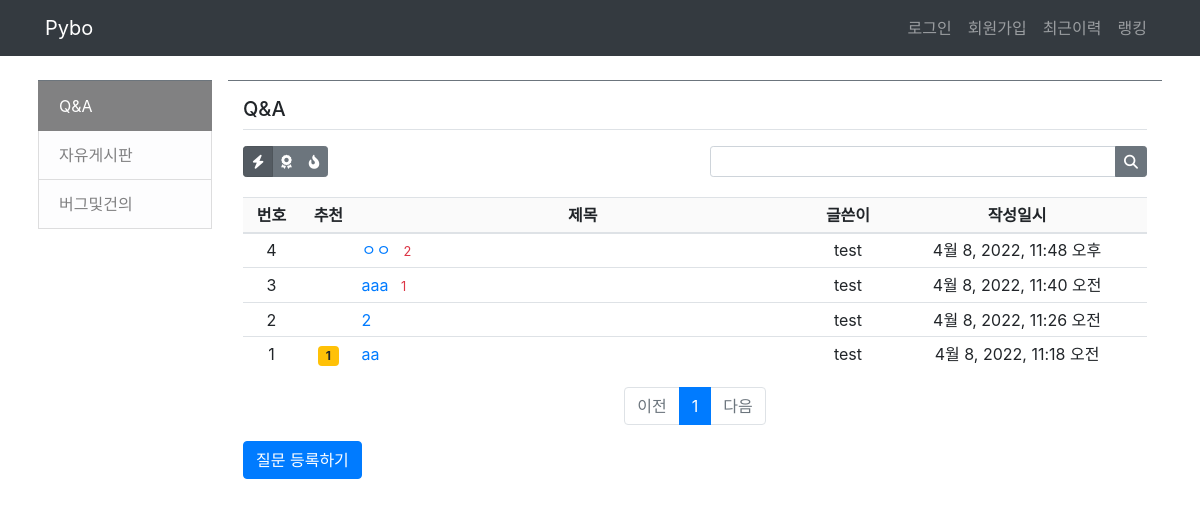
The page /pybo/question/list/ on the database its author committed.
### pybo/models.py (models this page shows, shortened)
class Category(models.Model):
    name = models.CharField(max_length=20, unique=True)
    description = models.CharField(max_length=200, null=True, blank=True)
    has_answer = models.BooleanField(default=True)  # 답변가능 여부

class Question(models.Model):
    class Meta:
        ordering = ['id']
    author = models.ForeignKey(User, on_delete=models.CASCADE, related_name='author_question')
    subject = models.CharField(max_length=200)
    content = models.TextField()
    create_date = models.DateTimeField(auto_now_add=True, blank=True)
    modify_date = models.DateTimeField(null=True, blank=True)
    voter = models.ManyToManyField(User, related_name='voter_question', blank=True)
    category = models.ForeignKey(Category, on_delete=models.CASCADE, related_name='category_question')
    view_count = models.IntegerField(null=True, blank=True, default=0)
    notice = models.BooleanField(default=False)  # 공지사항 여부
    def get_absolute_url(self):
        return reverse('pybo:detail', args=[self.id])

### pybo/views/base_views.py (the view, shortened to what this page needs)
# urls.py: path('', base_views.index, name='index'),  # '/' 에 해당되는 path
def index(request, category_name='qna'):
    page = request.GET.get('page', '1')  # 페이지
    kw = request.GET.get('kw', '')  # 검색어
    so = request.GET.get('so', 'recent')  # 정렬기준
    category = get_object_or_404(Category, name=category_name)
    _question_list = Question.objects.filter(category__name=category.name)
    _question_list = _question_list.annotate(
        num_voter=Count('voter', distinct=True)+Count('answer__voter', distinct=True),
        num_answer=Count('answer', distinct=True)+Count('comment', distinct=True)+Count('answer__comment', distinct=True))
    if so == 'recommend':
        _question_list = _question_list.order_by('-notice', '-num_voter', '-create_date')
    elif so == 'popular':
        _question_list = _question_list.order_by('-notice', '-num_answer', '-create_date')
    else:  # recent
        _question_list = _question_list.order_by('-notice', '-create_date')
    paginator = Paginator(_question_list, 10)  # 페이지당 10개씩 보여주기
    page_obj = paginator.get_page(page)
    context = {'category': category, 'question_list': page_obj, 'page': page, 'kw': kw, 'so': so}
    return render(request, 'pybo/question_list.html', context)

### pybo/templatetags/pybo_filter.py (called while the page is built)
@register.filter
def sub(value, arg):
    return value - arg

### templates/pybo/question_list.html (shortened to what this page needs)
{% extends 'base.html' %}
{% load pybo_filter %}
{% block content %}
<div class="container my-3">
    <h5 class="border-bottom pb-2 mb-3">{{ category.description }}</h5>
    <div class="row justify-content-between mb-3">
        <div class="col-6">
            <div class="btn-group" role="group">
                <button type="button" title="최신순" class="btn btn-sm btn-secondary so {% if so == 'recent' %}active{% endif %}" data-so="recent"><i class="fa-solid fa-bolt"></i></button>
                <button type="button" title="추천순" class="btn btn-sm btn-secondary so {% if so == 'recommend' %}active{% endif %}" data-so="recommend"><i class="fas fa-award"></i></button>
                <button type="button" title="인기순" class="btn btn-sm btn-secondary so {% if so == 'popular' %}active{% endif %}" data-so="popular"><i class="fa-solid fa-fire-flame-curved"></i></button>
            </div>
        </div>
        <div class="col-6 input-group input-group-sm mb-1">
            <input type="text" class="form-control form-control-sm kw" value="" onkeypress="return search(event)">
            <div class="input-group-append">
                <button class="btn btn-secondary" type="button" id="btn_search">
                    <i class="fas fa-search"></i>
                </button>
            </div>
        </div>
    </div>
</div>
<div class="table-responsive container my-3">
    <table class="table table-sm table-hover">
        <thead>
        <tr class="text-center" style="background-color:#fafafa">
            <th>번호</th>
            <th>추천</th>
            <th style="width:50%">제목</th>
            <th>글쓴이</th>
            <th>작성일시</th>
        </tr>
        </thead>
        <tbody>
        {% if question_list %}
        {% for question in question_list %}
        <tr class="text-center">
            <td>
                {{ question_list.paginator.count|sub:question_list.start_index|sub:forloop.counter0|add:1 }}
            </td>
            <td>
                {% if question.voter.all.count > 0 %}
                <span class="badge badge-warning px-2 py-1">{{ question.voter.all.count }}</span>
                {% endif %}
            </td>
            <td class="text-left">
                <a href="{{ question.get_absolute_url }}">{{ question.subject }}</a>
                {% if question.answer_set.count > 0 %}
                <span class="text-danger small ml-2">{{ question.answer_set.count }}</span>
                {% endif %}
            </td>
            <td>{{ question.author.username }}</td>
            <td>{{ question.create_date }}</td>
        </tr>
        {% endfor %}
        {% else %}
        <tr>
            <td colspan="3">질문이 없습니다.</td>
        </tr>
        {% endif %}
        </tbody>
    </table>
    <ul class="pagination justify-content-center">
        {% if question_list.has_previous %}
        <li class="page-item">
            <a class="page-link" data-page="{{ question_list.previous_page_number }}" href="#">이전</a>
        </li>
        {% else %}
        <li class="page-item disabled">
            <a class="page-link" tabindex="-1" aria-disabled="true" href="#">이전</a>
        </li>
        {% endif %}
        {% for page_number in question_list.paginator.page_range %}
            {% if page_number >= question_list.number|add:-5 and page_number <= question_list.number|add:5 %}
                {% if page_number == question_list.number %}
                <li class="page-item active" aria-current="page">
                    <a class="page-link" data-page="{{ page_number }}" href="#">{{ page_number }}</a>
                </li>
                {% else %}
                <li class="page-item">
                    <a class="page-link" data-page="{{ page_number }}" href="#">{{ page_number }}</a>
                </li>
                {% endif %}
            {% endif %}
        {% endfor %}
        {% if question_list.has_next %}
        <li class="page-item">
            <a class="page-link" data-page="{{ question_list.next_page_number }}" href="#">다음</a>
        </li>
        {% else %}
        <li class="page-item disabled">
            <a class="page-link" tabindex="-1" aria-disabled="true" href="#">다음</a>
        </li>
        {% endif %}
    </ul>
    <a href="{% url 'pybo:question_create' category.name %}" class="btn btn-primary">질문 등록하기</a>
</div>
{% endblock %}

### rows shown on the page
Category: description "Q&A"
Question: paginator.count|sub "4", subject "ㅇㅇ", answer_set.count "2", author.username "test", create_date "4월 8, 2022, 11:48 오후"
Question: paginator.count|sub "3", subject "aaa", answer_set.count "1", author.username "test", create_date "4월 8, 2022, 11:40 오전"
Question: paginator.count|sub "2", subject "2", author.username "test", create_date "4월 8, 2022, 11:26 오전"
Question: paginator.count|sub "1", voter.all.count "1", subject "aa", author.username "test", create_date "4월 8, 2022, 11:18 오전"

### other values the page prints
{{ page_number }} "1"
